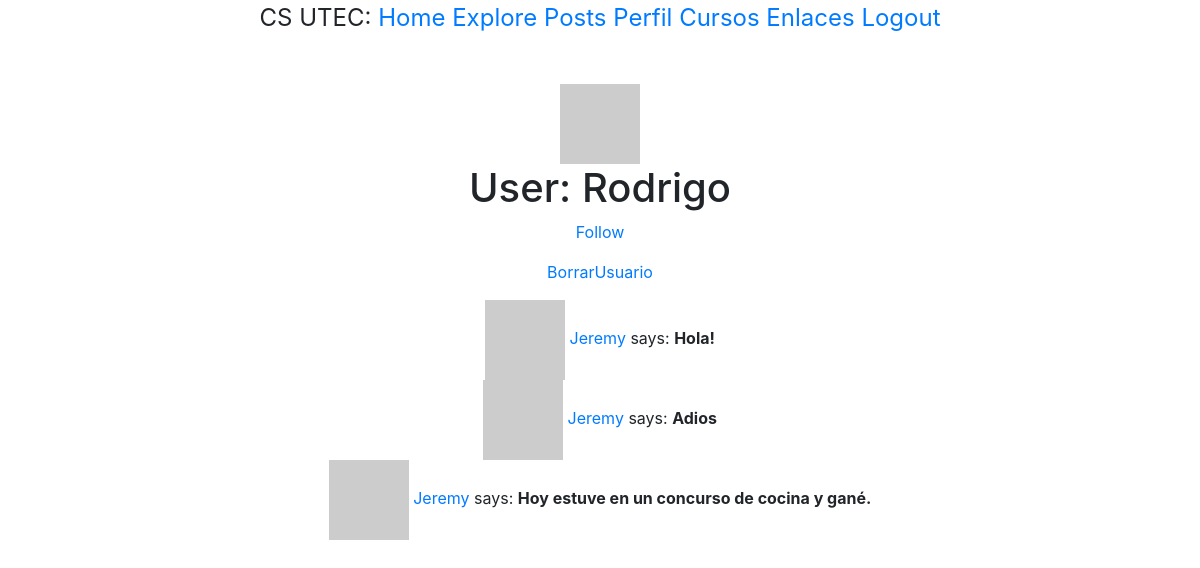
The app's page /user/Rodrigo (signed in) with its own data.
### app/models.py (models this page shows, shortened)
class User(UserMixin, db.Model):
    id = db.Column(db.Integer, primary_key=True)
    username = db.Column(db.String(70), index = True, unique = True)
    email = db.Column(db.String(90), index = True, unique = True)
    password_hash = db.Column(db.String(110))
    posts = db.relationship('Post', backref='author', lazy='dynamic')
    gender = db.Column(db.String(5))
    about_me = db.Column(db.String(140))
    last_seen = db.Column(db.DateTime, default=datetime.utcnow)
    followed = db.relationship(
        'User', secondary=followers,
        primaryjoin=(followers.c.follower_id == id),
        secondaryjoin=(followers.c.followed_id == id),
        backref=db.backref('followers', lazy='dynamic'), lazy='dynamic')
    def avatar(self, size):
        digest = md5(self.email.lower().encode('utf-8')).hexdigest()
        return 'https://www.gravatar.com/avatar/{}?d=identicon&s={}'.format(digest, size)
    def is_following(self, user): #Si retorna uno, es porque el usuario sigue.
        return self.followed.filter(
            followers.c.followed_id == user.id).count() > 0 #revisa que
    def user_posts(self):
        return self.posts

class Post(db.Model):
    id = db.Column(db.Integer, primary_key=True)
    body = db.Column(db.String(140))
    timestamp = db.Column(db.DateTime, index=True, default=datetime.utcnow)
    user_id = db.Column(db.Integer, db.ForeignKey('user.id'))

### app/routes.py (the view)
@app.route('/user/<username>')
@login_required
def user(username):
    user = User.query.filter_by(username=username).first_or_404()
    posts = current_user.user_posts()
    return render_template('user.html', user=user, posts=posts)

### app/models.py (called while the page is built)
@login.user_loader
def load_user(id):
    return User.query.get(int(id))

### app/routes.py (called while the page is built)
@app.before_request
def before_request():
    if current_user.is_authenticated:
        current_user.last_seen = datetime.utcnow()
        db.session.commit()

### app/templates/user.html (shortened to what this page needs)
{% extends "base.html" %}
{% block content %}
<br><br>
  <div class="container text-center">
      <div class="row justify-content-center">
          <div class="col">
                <tr valign="top">
                    <td><img src="{{ user.avatar(128) }}" ></td>
                    <td>
                        <h1>User: {{ user.username }}</h1>
                        {% if user == current_user %}
                        <p><a href="{{ url_for('edit_profile') }}">Edit your profile</a></p>
                        {% elif not current_user.is_following(user) %}
                        <p><a href="{{ url_for('follow', username=user.username) }}">Follow</a></p>
                {% else %}
                <p><a href="{{ url_for('unfollow', username=user.username) }}">Unfollow</a></p>
                        {% endif %}
                    </td>
                </tr>
              <p style="color: red"><a href="{{ url_for('delete', username=user.username) }}">BorrarUsuario</a></p>
          </div>
      </div>
  </div>
     {% for post in posts %}
                {% include "_post.html" %}
    {% endfor %}
{% endblock %}

### app/templates/_post.html
  <div class="container text-center">
      <div class="row justify-content-center">
          <div class="col">
                <tr valign="top">
                    {% if post.author != none %}
                    <td><img src="{{ post.author.avatar(36) }}"></td>
                    <td>
                        <a href="{{ url_for('user', username=post.author.username) }}">
                            {{ post.author.username }}
                        </a>
                        says: <b>{{ post.body }}</b>
                    </td>
                    {% endif %}
                </tr>
          </div>
      </div>
  </div>

### records on screen
User: username "Rodrigo"
Post: author.username "Jeremy", body "Hola!"
Post: author.username "Jeremy", body "Adios"
Post: author.username "Jeremy", body "Hoy estuve en un concurso de cocina y gané."
